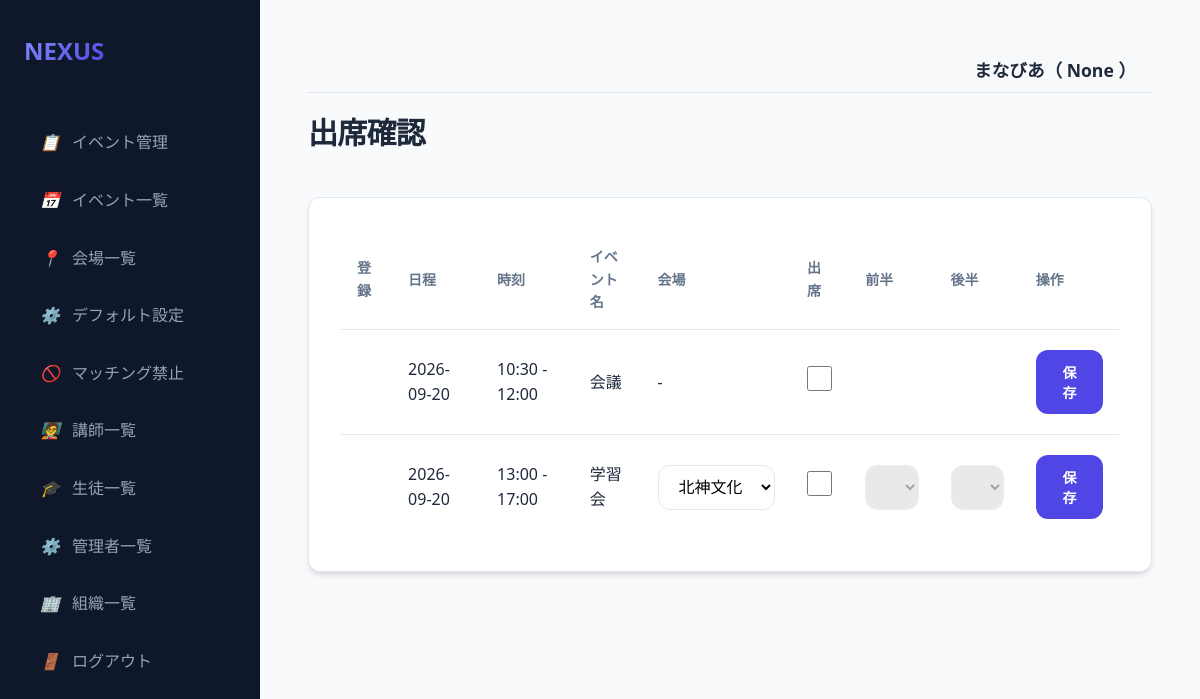
/teacher/dashboard (signed in), run on an earlier commit of the app's database.
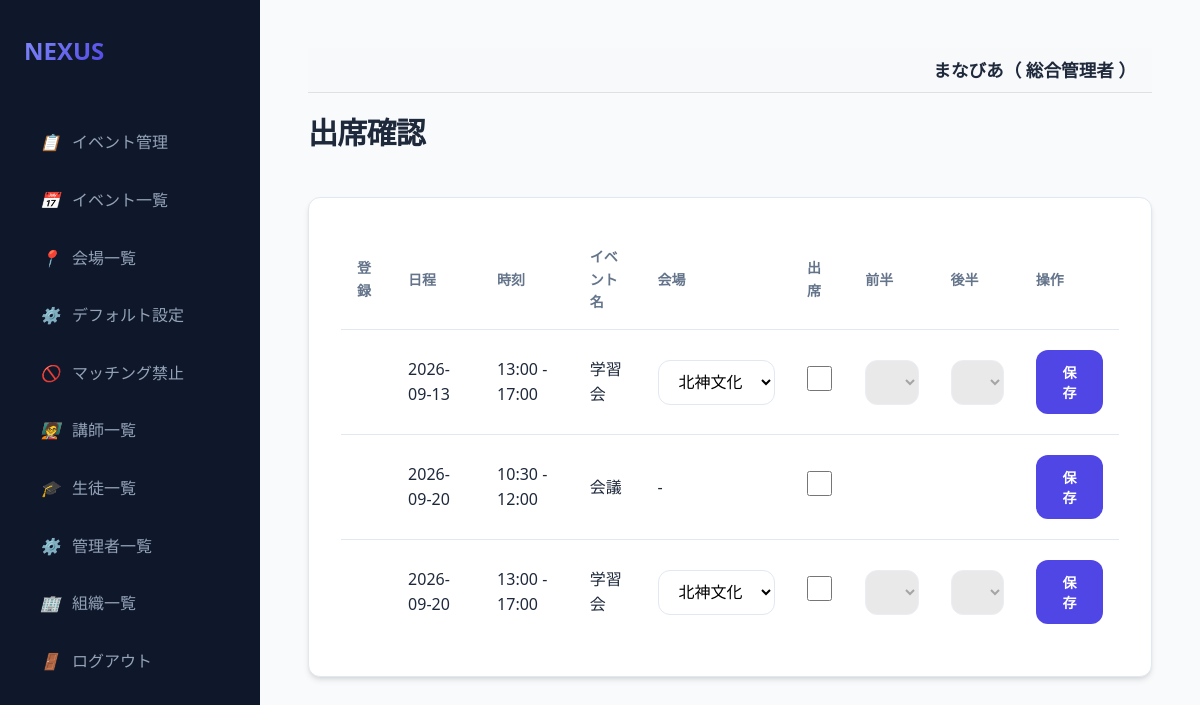
And on a later commit of the database.
### models.py (models this page shows, shortened)
class User(db.Model):
    id = db.Column(db.Integer, primary_key=True)
    username = db.Column(db.String(50), unique=True, nullable=False)
    name = db.Column(db.String(50), nullable=True)
    password_hash = db.Column(db.String(128), nullable=False)
    is_admin = db.Column(db.Boolean, default=False)
    is_super_admin = db.Column(db.Boolean, default=False)
    is_org_admin = db.Column(db.Boolean, default=False)
    organization_id = db.Column(db.Integer, db.ForeignKey('organization.id'), nullable=True)
    organization = db.relationship('Organization', backref='users')
    teacher_record = db.relationship('Teacher', back_populates='user', uselist=False)
    student_record = db.relationship('Student', back_populates='user', uselist=False)

class Event(db.Model):
    id = db.Column(db.Integer, primary_key=True)
    date = db.Column(db.DateTime, nullable=False)
    name = db.Column(db.String(100), nullable=False)
    organization_id = db.Column(db.Integer, db.ForeignKey('organization.id'), nullable=False)
    organization = db.relationship('Organization')
    venues = db.relationship('Venue', secondary=event_venue, backref='events')
    teacher_start = db.Column(db.String(5), nullable=False)
    teacher_end = db.Column(db.String(5), nullable=False)
    student_start = db.Column(db.String(5), nullable=False)
    student_end = db.Column(db.String(5), nullable=False)
    publish_to = db.Column(db.String(20), default='両方')
    status = db.Column(db.String(20), default='公開前')

### app.py (the view)
@app.route('/teacher/dashboard', methods=['GET'])
@login_required
def teacher_dashboard():
    user = User.query.get(session['user_id'])
    org_id = user.organization_id
    events = Event.query.filter(Event.organization_id == org_id,
                                Event.status.in_(['実施前', '実施']),
                                Event.publish_to.in_(['両方', '講師'])).order_by(Event.date).all()
    venues = Venue.query.filter_by(organization_id=org_id).all()
    all_attendances = {a.event_id: a for a in EventAttendance.query.filter_by(user_id=session['user_id']).all()}
    return render_template('teacher_dashboard.html', events=events, venues=venues, all_attendances=all_attendances)

### app.py (called while the page is built)
def login_required(f):
    @wraps(f)
    def decorated_function(*args, **kwargs):
        if 'user_id' not in session:
            return redirect(url_for('login'))
        return f(*args, **kwargs)
    return decorated_function

@app.context_processor
def inject_user():
    user = None
    if 'user_id' in session:
        user = User.query.get(session['user_id'])
    return dict(current_user=user)

### templates/teacher_dashboard.html (shortened to what this page needs)
{% extends "base.html" %}
{% block content %}
<div class="header">
    <h1>出席確認</h1>
</div>
<div class="card">
    <div class="table-container">
        <table>
            <thead>
                <tr>
                    <th>登録</th>
                    <th>日程</th>
                    <th>時刻</th>
                    <th>イベント名</th>
                    <th>会場</th>
                    <th>出席</th>
                    <th>前半</th>
                    <th>後半</th>
                    <th>操作</th>
                </tr>
            </thead>
            <tbody>
                {% for event in events %}
                {% set att = all_attendances.get(event.id) %}
                {% set is_study = (event.name == '学習会') %}
                <tr>
                    <td>
                    </td>
                    <td>{{ event.date.strftime('%Y-%m-%d') }}</td>
                    <td>{{ event.teacher_start }} - {{ event.teacher_end }}</td>
                    <td>{{ event.name }}</td>
                    <td>
                    {% if is_study %}
                    <select name="venue_id" id="venue_{{event.id}}" form="form_{{event.id}}">
                        {% for venue in venues %}
                        <option value="{{ venue.id }}" {{ 'selected' if att and att.venue_id == venue.id }}>{{ venue.name }}</option>
                        {% endfor %}
                    </select>
                    {% else %}
                    -
                    {% endif %}
                    </td>
                    <td>
                        <input type="checkbox" name="attend" value="true" form="form_{{event.id}}" class="large-checkbox attend-checkbox" data-event-id="{{event.id}}"
                               {{ 'checked' if att and att.attend }}>
                    </td>
                    <td>
                        {% if is_study %}
                        <select name="subject1" id="sub1_{{event.id}}" form="form_{{event.id}}" class="subject-select" {{ 'disabled' if not (att and att.attend) }}>
                            <option value="欠席" {{ 'selected' if (att.subject1 if att else '欠席') == '欠席' }}>欠席</option>
                        </select>
                        {% else %}
                        &nbsp;
                        {% endif %}
                    </td>
                    <td>
                        {% if is_study %}
                        <select name="subject2" id="sub2_{{event.id}}" form="form_{{event.id}}" class="subject-select" {{ 'disabled' if not (att and att.attend) }}>
                            <option value="欠席" {{ 'selected' if (att.subject2 if att else '欠席') == '欠席' }}>欠席</option>
                        </select>
                        {% else %}
                        &nbsp;
                        {% endif %}
                    </td>
                    <td>
                        <button type="submit" form="form_{{event.id}}" class="btn btn-primary">保存</button>
                    </td>
                </tr>
                {% endfor %}
            </tbody>
        </table>
    </div>
</div>
{% endblock %}

### templates/base.html (shortened to what this page needs)
<!DOCTYPE html>
<html lang="ja">
<head>
    <link rel="stylesheet" href="{{ url_for('static', filename='style.css') }}">
</head>
<body>
<aside class="sidebar">
    <a href="/" class="logo">
        <span>NEXUS</span>
    </a>
    <nav class="nav-links">
        {% if current_user.is_admin %}
        <a href="/events" class="nav-item {{ 'active' if request.path == '/events' }}">
            <i>📋</i> イベント管理
        </a>
        <a href="/event/select" class="nav-item {{ 'active' if request.path == '/event/select' }}">
            <i>📅</i> イベント一覧
        </a>
        <a href="/venues" class="nav-item {{ 'active' if request.path == '/venues' }}">
            <i>📍</i> 会場一覧
        </a>
        <a href="/settings" class="nav-item {{ 'active' if request.path == '/settings' }}">
            <i>⚙️</i> デフォルト設定
        </a>
        <a href="/prohibited_matches" class="nav-item {{ 'active' if request.path == '/prohibited_matches' }}">
            <i>🚫</i> マッチング禁止
        </a>
        {% if session.get('selected_event_name', '')|trim == '学習会' and session.get('selected_event_status', '')|trim == '実施後' %}
        <a href="/evaluation/teacher" class="nav-item {{ 'active' if request.path == '/evaluation/teacher' }}">
            <i>🧑‍🏫</i> 講師による評価
        </a>
        <a href="/evaluation/student" class="nav-item {{ 'active' if request.path == '/evaluation/student' }}">
            <i>🎓</i> 生徒の感想
        </a>
        {% else %}
        <a href="/teachers" class="nav-item {{ 'active' if request.path == '/teachers' }}">
            <i>🧑‍🏫</i> 講師一覧
        </a>
        <a href="/students" class="nav-item {{ 'active' if request.path == '/students' }}">
            <i>🎓</i> 生徒一覧
        </a>
        {% endif %}
        {% if current_user.is_super_admin %}
        <a href="/users" class="nav-item {{ 'active' if request.path == '/users' }}">
            <i>⚙️</i> 管理者一覧
        </a>
        <a href="/organizations" class="nav-item {{ 'active' if request.path == '/organizations' }}">
            <i>🏢</i> 組織一覧
        </a>
        {% endif %}
        {% endif %}
        <a href="{{ url_for('logout') }}" class="nav-item">
            <i>🚪</i> ログアウト
        </a>
    </nav>
</aside>
<main class="main-content">
    {% if current_user %}
    <div style="background-color: #f8f9fa; padding: 0.5rem 1rem; margin-bottom: 1rem; border-bottom: 1px solid #dee2e6; text-align: right; font-size: 1.1rem; font-weight: bold;">
        {{ current_user.organization.name if current_user.organization else '組織なし' }}（
        {% if current_user.name %}
            {{ current_user.name }}
        {% elif current_user.teacher_record %}
            {{ current_user.teacher_record.name }}
        {% elif current_user.student_record %}
            {{ current_user.student_record.name }}
        {% else %}
            {{ current_user.username }}
        {% endif %}
        ）
    </div>
    {% endif %}
    {% block content %}{% endblock %}
</main>
</body>
</html>

What changed in the data, as far as the page shows it:
changed User: name "None" → "総合管理者"
now on this page (row edited): Event: date "2026-09-13", teacher_start "13:00", teacher_end "17:00", name "学習会", subject1 "欠席", subject2 "欠席"
